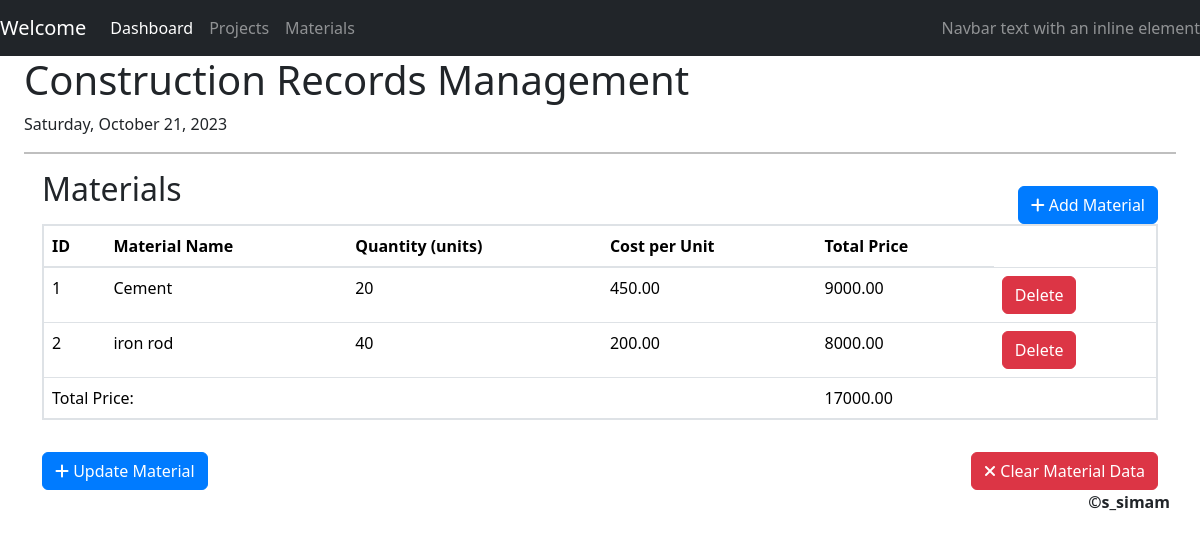
/manager/materials, run on the app's committed database.
### manager/models.py (models this page shows, shortened)
class Material(models.Model):
    name = models.CharField(max_length=100, unique=True)
    unit_price = models.DecimalField(max_digits=10, decimal_places=2)
    quantity = models.IntegerField(default=0)

### manager/views.py (the view)
# urls.py: path("materials", views.materials_available, name="materials_available"),
def materials_available(request):
    return render(request, "manager/materials.html", {
        "materials": Material.objects.all()
    } )

### manager/templates/manager/materials.html (shortened to what this page needs)
{%extends 'manager/layout.html'%}
{%block body%}
    <div class="container">
        <a href="{%url 'add_material'%}" id="add-material-button" class="btn btn-primary float-right mt-3">
            <i class="fas fa-plus"></i> Add Material
        </a>
        <h2>Materials</h2>
        <table class="table">
            <thead>
                <tr>
                    <th>ID</th>
                    <th>Material Name</th>
                    <th>Quantity (units)</th>
                    <th>Cost per Unit</th>
                    <th>Total Price</th>
                </tr>
            </thead>
            <tbody>
                {% for material in materials %}
                    <tr data-material-id="{{ material.id }}">
                        <td> {{forloop.counter}} </td>
                        <td>{{ material.name }}</td>
                        <td>{{ material.quantity }}</td>
                        <td>{{material.unit_price}}</td>
                        <td class="total-price">0.00</td>
                        <td>
                            <button type="button" class="btn btn-danger delete-material">
                                Delete
                            </button>
                        </td>
                    </tr>
                {% empty %}
                    <tr>
                        <td colspan="5" id="no-materials-message">No materials available</td>
                    </tr>
                {% endfor %}
                <tr>
                    <td colspan="4">Total Price:</td>
                    <td id="total-price">0.00</td>
                </tr>
            </tbody>
        </table>
        <a href="{%url 'update_material'%}" id="add-material-button" class="btn btn-primary float-left mt-3">
            <i class="fas fa-plus"></i> Update Material
        </a>
        <button type="button" id="clear-material-data" class="btn btn-danger float-right mt-3">
            <i class="fas fa-times"></i> Clear Material Data
        </button>
    </div>
{%endblock%}

### manager/templates/manager/materials.html (style rules this page uses)
table { border: 2px solid #ccc; }
.btn-primary { background-color: #007BFF; border-color: #007BFF; }

### data on the page
Material: name "Cement", quantity "20", unit_price "450.00"
Material: name "iron rod", quantity "40", unit_price "200.00"
